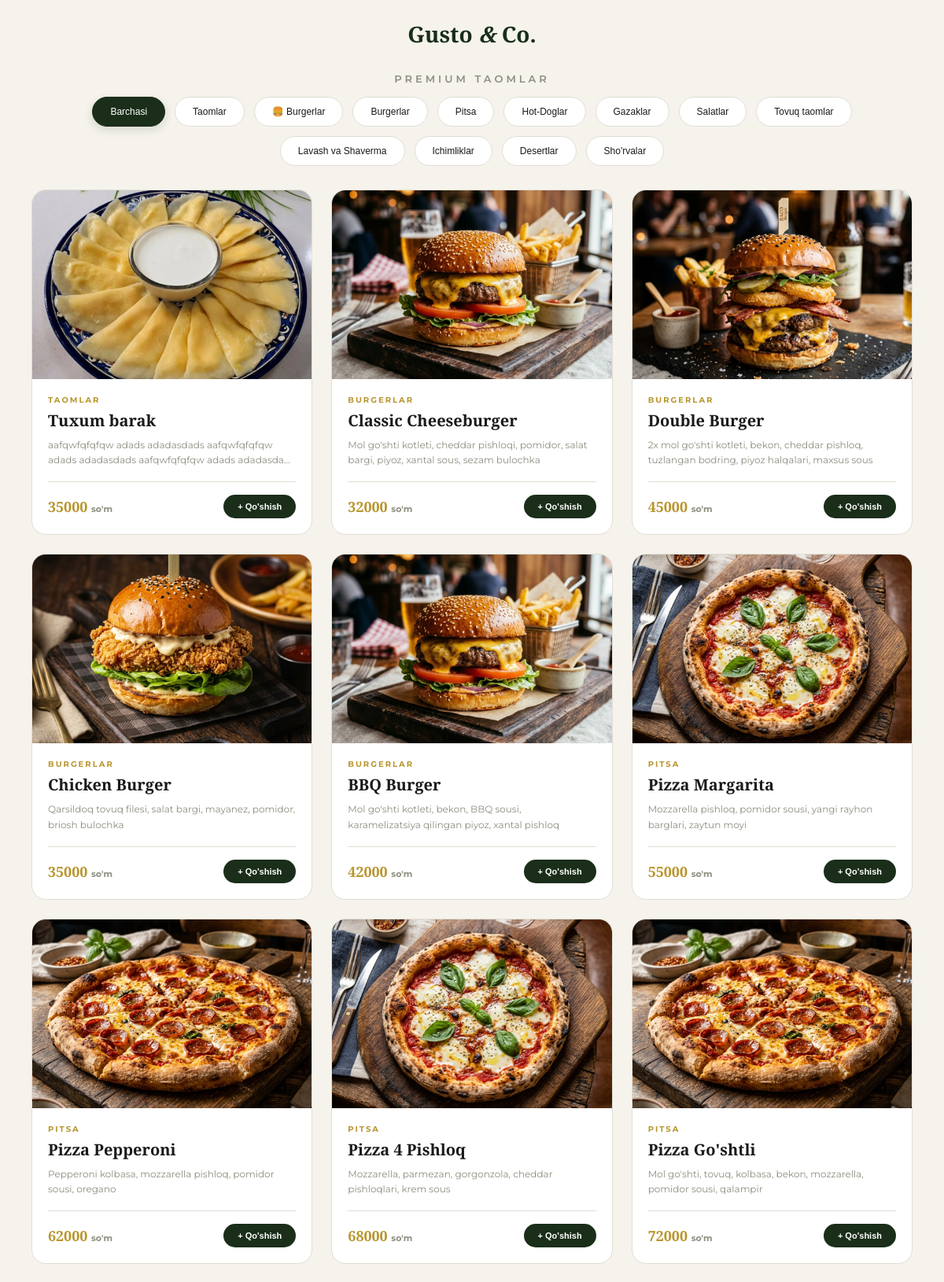
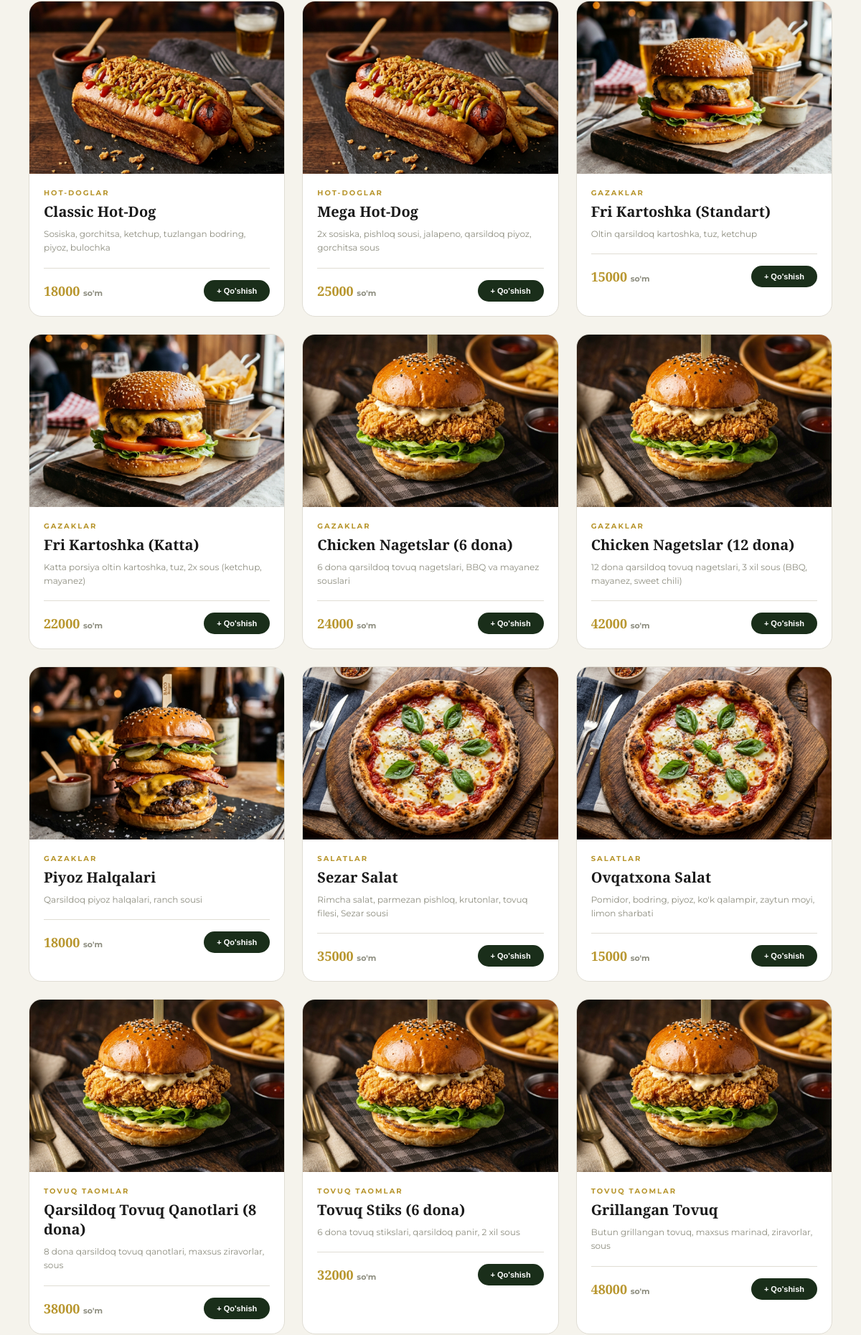
The page / (upper part) on the database its author committed (2 pictures, top to bottom).
### products/models.py (models this page shows, shortened)
class Category(BaseCreateModel):
    name = models.CharField(max_length=255)

class FastFoodProduct(BaseCreateModel):
    name = models.CharField(max_length=500)
    price = models.DecimalField("Maxsulot narxi: ", max_digits=10, decimal_places=2)
    ingredients = models.TextField("Tarkibi: ", max_length=4000)
    count = models.PositiveIntegerField(default=1, verbose_name="necha dona borr")
    category_product = models.ForeignKey(Category, on_delete=models.CASCADE, related_name="food_products")
    product_image = models.ImageField(upload_to="products/images/")
    is_active = models.BooleanField(default=True)
    class Meta:
        verbose_name = "Mahsulot"
        verbose_name_plural = "Mahsulotlar"

### products/views.py (the view, shortened to what this page needs)
# urls.py: path('', menu_home, name='menu_home'),
def menu_home(request):
    categories = Category.objects.all()
    products = FastFoodProduct.objects.filter(is_active=True)
    for product in products:
        product.image_url = product.product_image.url if product.product_image else ""
    cart_quantities = {}
    context = {
        'categories': categories,
        'products': products,
        'media_url': settings.MEDIA_URL,
        'cart_quantities': cart_quantities,
    }
    return render(request, 'menu_home.html', context)

### templates/menu_home.html (shortened to what this page needs)
<!doctype html>
<html lang="uz">
  <head>
  </head>
  <body>
    <div class="top-header">
      <a href="{% url 'menu_home' %}" class="logo">Gusto <em>&</em> Co.</a>
    </div>
    <div class="page-header">
      <p>premium taomlar</p>
    </div>
    <div class="filters">
      <button class="filter-pill active" data-f="all">Barchasi</button>
      {% for category in categories %}
        <button class="filter-pill" data-f="{{ category.id }}">{{ category.name }}</button>
      {% endfor %}
    </div>
    <div class="menu-grid" id="menuGrid">
      {% for product in products %}
        <div class="card"
             data-cat="{{ product.category_product.id }}"
             data-id="{{ product.id }}"
             data-name="{{ product.name }}"
             data-cat-name="{{ product.category_product.name }}"
             data-ingredients="{{ product.ingredients }}"
             data-price="{{ product.price }}"
             data-img="{{ product.image_url }}"
             onclick="handleCardClick(event, this)">
          <div class="card-img">
            {% if product.image_url %}
              <img src="{{ product.image_url }}" alt="{{ product.name }}" loading="lazy"
                   onerror="this.style.display='none'; this.parentElement.querySelector('.card-img-placeholder').style.display='flex'">
            {% else %}
              <div class="card-img-placeholder">🍽️</div>
            {% endif %}
          </div>
          <div class="card-body">
            <div class="card-cat">{{ product.category_product.name }}</div>
            <div class="card-name">{{ product.name }}</div>
            <div class="card-ingredients">{{ product.ingredients }}</div>
            <div class="card-footer">
              <div class="card-price">
                {{ product.price|floatformat:0 }} <span>so'm</span>
              </div>
              <button type="button" class="add-btn" id="btn-{{ product.id }}"
                 onclick="quickAdd(event, this, '{{ product.id }}', '{{ product.name }}')">
              </button>
            </div>
          </div>
        </div>
      {% empty %}
        <p style="text-align:center; grid-column: 1/-1; color: var(--muted); padding: 40px;">
          Hozircha mahsulotlar mujvud emas.
        </p>
      {% endfor %}
    </div>
    <div class="sheet-overlay" id="sheetOverlay" onclick="closeSheet()"></div>
  </body>
</html>

### templates/menu_home.html (style rules this page uses)
*, *::before, *::after { margin: 0; padding: 0; box-sizing: border-box; }
:root { --green: #1a2e1a; --green-mid: #2d4a2d; --gold: #b8962e; --cream: #f5f3ec; --white: #ffffff; --text: #1a1a1a; --muted: #8e8e80; --border: #e0ddd4; }
html { scroll-behavior: smooth; }
body { font-family: "Montserrat", sans-serif; background: var(--cream); color: var(--text); min-height: 100vh; overflow-x: hidden; padding-bottom: 90px; }
.top-header { text-align: center; padding: 24px 20px 10px; background: var(--cream); }
.logo { font-family: "Playfair Display", serif; font-size: 28px; font-weight: 700; color: var(--green); text-decoration: none; display: inline-block; transition: transform 0.3s ease; }
.logo em { font-style: italic; }
.page-header { text-align: center; padding: 20px 20px 15px; animation: fadeUp 0.6s 0.1s ease both; }
.page-header p { font-size: 13px; letter-spacing: 4px; color: var(--muted); font-weight: 600; text-transform: uppercase; }
.filters { padding: 0 40px 30px; display: flex; gap: 12px; justify-content: center; flex-wrap: wrap; animation: fadeUp 0.6s 0.18s ease both; }
.filter-pill { padding: 11px 22px; border-radius: 30px; font-size: 12px; font-weight: 500; border: 1.5px solid var(--border); background: var(--white); color: var(--text); cursor: pointer; transition: all 0.25s cubic-bezier(0.4, 0, 0.2, 1); }
.filter-pill.active { background: var(--green); color: #fff; border-color: var(--green); box-shadow: 0 4px 12px rgba(26, 46, 26, 0.15); }
.menu-grid { display: grid; grid-template-columns: repeat(3, 1fr); gap: 24px; padding: 0 40px 40px; max-width: 1300px; margin: 0 auto; }
.card { background: var(--white); border-radius: 18px; overflow: hidden; border: 1px solid var(--border); cursor: pointer; transition: transform 0.4s cubic-bezier(0.16, 1, 0.3, 1), box-shadow 0.4s ease, border-color 0.4s ease; }
.card-img { position: relative; height: 240px; background: #e8e5dc; overflow: hidden; }
.card-img img { width: 100%; height: 100%; object-fit: cover; display: block; transition: transform 0.6s cubic-bezier(0.16, 1, 0.3, 1); }
.card-body { padding: 20px; }
.card-cat { font-size: 10px; font-weight: 700; letter-spacing: 2px; text-transform: uppercase; color: var(--gold); margin-bottom: 6px; }
.card-name { font-family: "Playfair Display", serif; font-size: 20px; font-weight: 600; color: var(--text); margin-bottom: 8px; }
.card-ingredients { font-size: 12px; color: var(--muted); line-height: 1.6; margin-bottom: 18px; display: -webkit-box; -webkit-line-clamp: 2; -webkit-box-orient: vertical; overflow: hidden; }
.card-footer { display: flex; align-items: center; justify-content: space-between; padding-top: 16px; border-top: 1px solid var(--border); }
.card-price { font-family: "Playfair Display", serif; font-size: 18px; font-weight: 700; color: var(--gold); }
.card-price span { font-family: "Montserrat", sans-serif; font-size: 11px; color: var(--muted); }
.add-btn { background: var(--green); color: #fff; border: none; border-radius: 30px; padding: 9px 18px; font-size: 11px; font-weight: 700; cursor: pointer; transition: all 0.25s ease; position: relative; overflow: hidden; text-decoration: none; display: inline-block; }
.sheet-overlay { position: fixed; inset: 0; z-index: 500; background: rgba(0,0,0,0); pointer-events: none; transition: background 0.4s cubic-bezier(0.16, 1, 0.3, 1); }

### rows shown on the page
Category: name "Taomlar"
Category: name "🍔 Burgerlar"
Category: name "Burgerlar"
Category: name "Pitsa"
Category: name "Hot-Doglar"
Category: name "Gazaklar"
Category: name "Salatlar"
Category: name "Tovuq taomlar"
Category: name "Lavash va Shaverma"
Category: name "Ichimliklar"
Category: name "Desertlar"
Category: name "Sho'rvalar"
FastFoodProduct: shows a picture, category_product.name "TAOMLAR", name "Tuxum barak", ingredients "aafqwfqfqfqw adads adadasdads aafqwfqfqfqw adads adadasdads aafqwfqfqfqw adads…", price "35000"
FastFoodProduct: category_product.name "BURGERLAR", name "Classic Cheeseburger", ingredients "Mol go'shti kotleti, cheddar pishloqi, pomidor, salat bargi, piyoz, xantal sous, sezam bulochka", price "32000"
FastFoodProduct: category_product.name "BURGERLAR", name "Double Burger", ingredients "2x mol go'shti kotleti, bekon, cheddar pishloq, tuzlangan bodring, piyoz halqalari, maxsus sous", price "45000"
FastFoodProduct: category_product.name "BURGERLAR", name "Chicken Burger", ingredients "Qarsildoq tovuq filesi, salat bargi, mayanez, pomidor, briosh bulochka", price "35000"
FastFoodProduct: category_product.name "BURGERLAR", name "BBQ Burger", ingredients "Mol go'shti kotleti, bekon, BBQ sousi, karamelizatsiya qilingan piyoz, xantal pishloq", price "42000"
FastFoodProduct: category_product.name "PITSA", name "Pizza Margarita", ingredients "Mozzarella pishloq, pomidor sousi, yangi rayhon barglari, zaytun moyi", price "55000"
FastFoodProduct: category_product.name "PITSA", name "Pizza Pepperoni", ingredients "Pepperoni kolbasa, mozzarella pishloq, pomidor sousi, oregano", price "62000"
FastFoodProduct: category_product.name "PITSA", name "Pizza 4 Pishloq", ingredients "Mozzarella, parmezan, gorgonzola, cheddar pishloqlari, krem sous", price "68000"
FastFoodProduct: category_product.name "PITSA", name "Pizza Go'shtli", ingredients "Mol go'shti, tovuq, kolbasa, bekon, mozzarella, pomidor sousi, qalampir", price "72000"
FastFoodProduct: category_product.name "HOT-DOGLAR", name "Classic Hot-Dog", ingredients "Sosiska, gorchitsa, ketchup, tuzlangan bodring, piyoz, bulochka", price "18000"
FastFoodProduct: category_product.name "HOT-DOGLAR", name "Mega Hot-Dog", ingredients "2x sosiska, pishloq sousi, jalapeno, qarsildoq piyoz, gorchitsa sous", price "25000"
FastFoodProduct: category_product.name "GAZAKLAR", name "Fri Kartoshka (Standart)", ingredients "Oltin qarsildoq kartoshka, tuz, ketchup", price "15000"
FastFoodProduct: category_product.name "GAZAKLAR", name "Fri Kartoshka (Katta)", ingredients "Katta porsiya oltin kartoshka, tuz, 2x sous (ketchup, mayanez)", price "22000"
FastFoodProduct: category_product.name "GAZAKLAR", name "Chicken Nagetslar (6 dona)", ingredients "6 dona qarsildoq tovuq nagetslari, BBQ va mayanez souslari", price "24000"
FastFoodProduct: category_product.name "GAZAKLAR", name "Chicken Nagetslar (12 dona)", ingredients "12 dona qarsildoq tovuq nagetslari, 3 xil sous (BBQ, mayanez, sweet chili)", price "42000"
FastFoodProduct: category_product.name "GAZAKLAR", name "Piyoz Halqalari", ingredients "Qarsildoq piyoz halqalari, ranch sousi", price "18000"
FastFoodProduct: category_product.name "SALATLAR", name "Sezar Salat", ingredients "Rimcha salat, parmezan pishloq, krutonlar, tovuq filesi, Sezar sousi", price "35000"
FastFoodProduct: category_product.name "SALATLAR", name "Ovqatxona Salat", ingredients "Pomidor, bodring, piyoz, ko'k qalampir, zaytun moyi, limon sharbati", price "15000"
FastFoodProduct: category_product.name "TOVUQ TAOMLAR", name "Qarsildoq Tovuq Qanotlari (8 dona)", ingredients "8 dona qarsildoq tovuq qanotlari, maxsus ziravorlar, sous", price "38000"
FastFoodProduct: category_product.name "TOVUQ TAOMLAR", name "Tovuq Stiks (6 dona)", ingredients "6 dona tovuq stikslari, qarsildoq panir, 2 xil sous", price "32000"
FastFoodProduct: category_product.name "TOVUQ TAOMLAR", name "Grillangan Tovuq", ingredients "Butun grillangan tovuq, maxsus marinad, ziravorlar, sous", price "48000"
